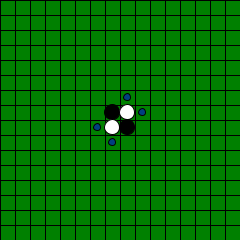
Frame 1 (no input)
Frame 60 (the mouse pressed at the canvas centre just before this capture): identical to frame 1, image omitted
Frame 120 (the mouse held since frame 60 and released just before this capture): identical to frame 1, image omitted

The Processing sketch that drew this single still picture (run headless with seeded random() and noise(); from frame 60 on, the mouse is pressed at the canvas centre):

// Processing sketch: processing_45097
// ── processing_45097.pde

// 定数
static final int FLD_WIDTH = 16;   // フィールド縦サイズ8 16
static final int FLD_HEIGHT = 16;  // フィールド横サイズ8 16
static final int STONE_SIZE = 15; // 石サイズ30 15
static final int BLANK = 0;       // 空き0
static final int BLACK = 1;       // 黒石1
static final int WHITE = 2;       // 白石2
static final int AvailableB = 3; // 黒石の置ける場所3
static final int AvailableW = 4; // 黒石の置ける場所4
static final int Player1 = 0;     // Player1 (プレイヤー)0
static final int Player2 = 1;     // Player2 (CPU)1
static final int GAME_INIT = 0;   // ゲーム初期化0
static final int GAME_PLAY = 1;   // ゲームPlaying1
static final int GAME_PL1PASS = 2;// Player1パス2
static final int GAME_PL2PASS = 3;// Player2パス3
static final int GAME_WIN = 4;    // Player勝利4
static final int GAME_LOSE = 5;   // CPU勝利5
static final int GAME_DRAW = 6;   // 引き分け6
static final int GAME_MISS = 7;   // クリックミス7
 
// 変数
int [][] field = new int[FLD_WIDTH][FLD_HEIGHT];       // フィールド情報
//int [][] refMap = new int[FLD_WIDTH][FLD_HEIGHT];  // 参照用フィールド情報
int turn = 0;       // 順番
int state = 0;      // ゲーム状態
int blackCnt = 0;   // 黒石の数
int whiteCnt = 0;   // 白石の数
boolean isLeft = false;   // マウスの左ボタンが押されたかどうかのフラグ
boolean isTrig = false;   // マウスのボタンの押しっぱなし防止フラグ
boolean player1Pass = false;
boolean player2Pass = false;
int player1Cnt = 0;      // Player1の盤面に置ける石の候補数
int player2Cnt = 0;      // Player1の盤面に置ける石の候補数
int gameTimer = 0;
int aiteX = -100;
int aiteY = -100;
 
 
// 初期設定
void setup()
{
  size(240, 240);
  background(0, 128, 0);
 
  reset();
  state = GAME_PLAY;
}
 
void draw()
{
  // 画面情報クリア
  fill(0, 128, 0);
  rectMode(CORNER);
  rect(0, 0, width , height);
   
   
  update();
   
  // 描画処理
  int ii;
  // 縦線9 18
    for(ii = 0; ii < 18; ++ii) {
      line(STONE_SIZE * ii, 0, STONE_SIZE * ii, height);
    }
    // 横線9 18
    for(ii = 0; ii < 18; ++ii) {
      line(0, STONE_SIZE * ii, width, STONE_SIZE*ii);
    }
     
    // ゲーム状態毎に描画
  switch(state) {
  case GAME_INIT :
     break;
  case GAME_PLAY :
     for(ii = 0; ii < FLD_WIDTH; ++ii) {
        for(int jj = 0; jj < FLD_HEIGHT; ++jj) {
           int xx = (STONE_SIZE / 2) + ii * STONE_SIZE;
           int yy = (STONE_SIZE / 2) + jj * STONE_SIZE;
           // field変数の中身に応じて描画するものを変化
           switch(field[ii][jj]) {
           case BLANK :
              break;
           case BLACK :
              fill(0);
              ellipse(xx, yy, STONE_SIZE, STONE_SIZE);
              break;
           case WHITE :
              fill(255, 255, 255);
              ellipse(xx, yy, STONE_SIZE, STONE_SIZE);
              break;
           case AvailableB :
              fill(0, 0, 255, 128);
              ellipse(xx, yy, STONE_SIZE / 2, STONE_SIZE / 2);
              //rect(ii * STONE_SIZE, jj * STONE_SIZE, STONE_SIZE, STONE_SIZE);
              break;
           case AvailableW :
              fill(255, 0, 0, 128);
              ellipse(xx, yy, STONE_SIZE / 2, STONE_SIZE / 2);
              //rect(ii * STONE_SIZE, jj * STONE_SIZE, STONE_SIZE, STONE_SIZE);
              break;
           }
            
        }
     }
     fill(255, 0, 0, 128);
    rect(aiteX * STONE_SIZE, aiteY * STONE_SIZE, STONE_SIZE, STONE_SIZE);
      
     break;
  case GAME_PL1PASS :
     for(ii = 0; ii < FLD_WIDTH; ++ii) {
        for(int jj = 0; jj < FLD_HEIGHT; ++jj) {
           int xx = (STONE_SIZE / 2) + ii * STONE_SIZE;
           int yy = (STONE_SIZE / 2) + jj * STONE_SIZE;
           // field変数の中身に応じて描画するものを変化
           switch(field[ii][jj]) {
           case BLANK :
              break;
           case BLACK :
              fill(0);
              ellipse(xx, yy, STONE_SIZE, STONE_SIZE);
              break;
           case WHITE :
              fill(255, 255, 255);
              ellipse(xx, yy, STONE_SIZE, STONE_SIZE);
              break;
           }
        }
     }
     fill(255, 0, 0);
     text("Player1 Pass", 100, 100);
     break;
  case GAME_PL2PASS :
     for(ii = 0; ii < FLD_WIDTH; ++ii) {
        for(int jj = 0; jj < FLD_HEIGHT; ++jj) {
           int xx = (STONE_SIZE / 2) + ii * STONE_SIZE;
           int yy = (STONE_SIZE / 2) + jj * STONE_SIZE;
           // field変数の中身に応じて描画するものを変化
           switch(field[ii][jj]) {
           case BLANK :
              break;
           case BLACK :
              fill(0);
              ellipse(xx, yy, STONE_SIZE, STONE_SIZE);
              break;
           case WHITE :
              fill(255, 255, 255);
              ellipse(xx, yy, STONE_SIZE, STONE_SIZE);
              break;
           }
        }
     }
     fill(255, 0, 0);
     text("Player2 Pass", 100, 100);
     break;
  case GAME_WIN :
     for(ii = 0; ii < FLD_WIDTH; ++ii) {
        for(int jj = 0; jj < FLD_HEIGHT; ++jj) {
           int xx = (STONE_SIZE / 2) + ii * STONE_SIZE;
           int yy = (STONE_SIZE / 2) + jj * STONE_SIZE;
           // field変数の中身に応じて描画するものを変化
           switch(field[ii][jj]) {
           case BLANK :
              break;
           case BLACK :
              fill(0);
              ellipse(xx, yy, STONE_SIZE, STONE_SIZE);
              break;
           case WHITE :
              fill(255, 255, 255);
              ellipse(xx, yy, STONE_SIZE, STONE_SIZE);
              break;
           }
        }
     }
     fill(255, 0, 0);
     text("Win.", 100, 100);
     break;
  case GAME_LOSE :
     for(ii = 0; ii < FLD_WIDTH; ++ii) {
        for(int jj = 0; jj < FLD_HEIGHT; ++jj) {
           int xx = (STONE_SIZE / 2) + ii * STONE_SIZE;
           int yy = (STONE_SIZE / 2) + jj * STONE_SIZE;
           // field変数の中身に応じて描画するものを変化
           switch(field[ii][jj]) {
           case BLANK :
              break;
           case BLACK :
              fill(0);
              ellipse(xx, yy, STONE_SIZE, STONE_SIZE);
              break;
           case WHITE :
              fill(255, 255, 255);
              ellipse(xx, yy, STONE_SIZE, STONE_SIZE);
              break;
           }
        }
     }
     fill(255, 0, 0);
     text("Lose.", 100, 100);
     break;
  case GAME_DRAW :
     for(ii = 0; ii < FLD_WIDTH; ++ii) {
        for(int jj = 0; jj < FLD_HEIGHT; ++jj) {
           int xx = (STONE_SIZE / 2) + ii * STONE_SIZE;
           int yy = (STONE_SIZE / 2) + jj * STONE_SIZE;
           // field変数の中身に応じて描画するものを変化
           switch(field[ii][jj]) {
           case BLANK :
              break;
           case BLACK :
              fill(0);
              ellipse(xx, yy, STONE_SIZE, STONE_SIZE);
              break;
           case WHITE :
              fill(255, 255, 255);
              ellipse(xx, yy, STONE_SIZE, STONE_SIZE);
              break;
           }
        }
     }
     fill(255, 0, 0);
     text("Draw.", 100, 100);
     break;
  case GAME_MISS :
  for(ii = 0; ii < FLD_WIDTH; ++ii) {
        for(int jj = 0; jj < FLD_HEIGHT; ++jj) {
           int xx = (STONE_SIZE / 2) + ii * STONE_SIZE;
           int yy = (STONE_SIZE / 2) + jj * STONE_SIZE;
           // field変数の中身に応じて描画するものを変化
           switch(field[ii][jj]) {
           case BLANK :
              break;
           case BLACK :
              fill(0);
              ellipse(xx, yy, STONE_SIZE, STONE_SIZE);
              break;
           case WHITE :
              fill(255, 255, 255);
              ellipse(xx, yy, STONE_SIZE, STONE_SIZE);
              break;
           }
        }
     }
     fill(255, 0, 0);
     text("MISS", 100, 100);
     break;
  }
   
  // Debug text
  /*fill(255, 0, 0);
  String str;
  str = turn==Player1? "Player1" : "Player2";
  text("Black : " + count(BLACK), 10, 20);
  text("White : " + count(WHITE), 10, 40);
  text("Blank : " + count(BLANK), 10, 60);
  text("Turn : " + str, 10, 80);*/
}
 
void update()
{
   switch(state) {
   case GAME_PLAY :
      // 順番に応じて処理を分岐
      switch(turn) {
      case Player1 :    // プレイヤー操作
         player1Pass = false;
         // 石を置くことの出来る場所がなければパス.
         if(player1Cnt < 1) {
            player1Pass = true;
            turn = Player2;
            gameTimer = 30;
            state = GAME_PL1PASS;
         }
         if((isLeft) && (!isTrig)) {
            int[] pos = new int[2];
            // マウス座標を代入
            pos[0] = mouseX;
            pos[1] = mouseY;
            pos = convertToPixel(pos);     // マウス座標を配列の添字情報に変換
            //println("pos : [" + pos[0] + "][" + pos[1] + "]");
            // 既に何か置かれているか調べる
            if ((field[pos[0]][pos[1]] == BLANK)
               || (field[pos[0]][pos[1]] == AvailableB) || (field[pos[0]][pos[1]] == AvailableW)) {
               // 石を置けるマスが存在するかどうか
               //println("field[" + pos[0] + "][" + pos[1] + "]");
               if (check(pos[0], pos[1], BLACK)) {
                  field[pos[0]][pos[1]] = BLACK;
                  eval(pos[0], pos[1], BLACK);
                  turn = Player2;
               }
               // 配置ミス
               else {
                 player1Pass = true;
                 turn = Player2;
                 gameTimer = 30;
                 state = GAME_MISS;
               }
            }
            //isTrig = true;
         } else if(!isLeft && isTrig)
            isTrig = false;
         break;
      case Player2 :    // AI操作
         player2Pass = false;
         int[] pos = new int[2];
         pos = ai(WHITE);
         // 移動先に石を置けるか判定
         if (check(pos[0], pos[1], WHITE)) {
           // 石を置く位置には何も石を置いていないかどうか
           if ((field[pos[0]][pos[1]] != BLACK) && (field[pos[0]][pos[1]] != WHITE)) {
               field[pos[0]][pos[1]] = WHITE;
               // 置いた位置を記録
               aiteX = pos[0];
               aiteY = pos[1];
               eval(pos[0], pos[1], WHITE);             // 石を置いた位置について反転処理
               turn = Player1;                          // 順番をPlayer1に変更
               player1Cnt = availableCheck(BLACK);      // Player1の置ける場所を更新
           }
         } else {
           player2Pass = true;
           turn = Player1;
           player1Cnt = availableCheck(BLACK);
           gameTimer = 30;
           state = GAME_PL2PASS;
         }
          
         break;
      }
    
      /*
      // ゲーム進行チェック
      // 置ける石が無くなった場合
      if (count(BLANK) == 0) {
        if (count(BLACK) > count(WHITE)) {
            // 黒石が白石より多い
            state = GAME_WIN;
         } else if(count(BLACK) < count(WHITE)) {
            // 白石が黒石より多い
            state = GAME_LOSE;
         } else {
            // 引き分け
            state = GAME_DRAW;
         }
      } else {
        // 両者がパスかどうか
        if (player1Pass && player2Pass) {
          if (count(BLACK) > count(WHITE)) {
            // 黒石が白石より多い
            state = GAME_WIN;
         } else if(count(BLACK) < count(WHITE)) {
            // 白石が黒石より多い
            state = GAME_LOSE;
         } else {
            // 引き分け
            state = GAME_DRAW;
         }
        }
      }*/
      judge();
      break;
   case GAME_PL1PASS :
      gameTimer--;
      if (gameTimer < 0)
         state = GAME_PLAY;
      break;
   case GAME_PL2PASS :
      gameTimer--;
      if (gameTimer < 0)
         state = GAME_PLAY;
      break;
   case GAME_WIN :
      if((!isLeft) && (!isTrig)) {
         reset();
         state = GAME_PLAY;
         isTrig = true;
      } else if(!isLeft && isTrig)
         isTrig = false;
      break;
   case GAME_LOSE :
      if((!isLeft) && (!isTrig)) {
         reset();
         state = GAME_PLAY;
         isTrig = true;
      } else if(!isLeft && isTrig)
         isTrig = false;
      break;
   case GAME_DRAW :
     if((!isLeft) && (!isTrig)) {
         reset();
         state = GAME_PLAY;
         isTrig = true;
      } else if(!isLeft && isTrig)
         isTrig = false;
      break;
   case GAME_MISS :
      gameTimer--;
      if (gameTimer < 0)
         state = GAME_PLAY;
      break;
   }
    
}
 
// ゲーム進行チェック
void judge()
{
    // 置ける石が無くなった場合
    if ((count(BLANK) == 0) && (count(AvailableB) == 0) && (count(AvailableB) == 0)) {
       if (count(BLACK) > count(WHITE)) {
          // 黒石が白石より多い
          state = GAME_WIN;
        } else if(count(BLACK) < count(WHITE)) {
            // 白石が黒石より多い
            state = GAME_LOSE;
        } else {
           // 引き分け
           state = GAME_DRAW;
        }
   } else {
      // 両者がパスかどうか
      if (player1Pass && player2Pass) {
         if (count(BLACK) > count(WHITE)) {
            // 黒石が白石より多い
            state = GAME_WIN;
         } else if(count(BLACK) < count(WHITE)) {
            // 白石が黒石より多い
            state = GAME_LOSE;
         } else {
            // 引き分け
            state = GAME_DRAW;
         }
      }
   }
}
 
int[] convertToPixel(int[] mouseXY)
{
  int xx, yy;
  int[] pos = new int[2];
  xx = int(mouseXY[0] / STONE_SIZE);
  yy = int(mouseXY[1] / STONE_SIZE);
   
  pos[0] = xx;
  pos[1] = yy;
   
  return pos;
}
 
// マウスが押された時の処理
void mousePressed()
{
   if(mouseButton == LEFT)
     isLeft = true; 
}
 
// マウスが離された時の処理
void mouseReleased()
{
  //isLeft = false;
}
 
// 初期設定
void reset()
{
   int ii, jj;
   // フィールドの初期化
   for(ii = 0; ii < FLD_WIDTH; ++ii) {
      for(jj = 0; jj < FLD_HEIGHT; ++jj) {
         field[ii][jj] = BLANK;
         //refMap[ii][jj] = BLANK;
      }
   }
   // 初期状態の石を配置
   field[7][7] = BLACK; //33 77
   field[8][8] = BLACK; //44 88
   field[7][8] = WHITE; //34 78
   field[8][7] = WHITE; //43 87
    
   // 順番をPlayer1に設定
   turn = Player1;
   player1Cnt = availableCheck(BLACK);
   player1Pass = false;
   player2Pass = false;
   aiteX = -100;
   aiteY = -100;
}               
 
 
// 石を置ける位置があるかどうかの判定
boolean check(int sx, int sy, int fieldColor)
{
   int xx, yy, cnt;
   int tmpX, tmpY;
   boolean isChange = false;
   tmpX = tmpY = 0;
   xx = sx;
   yy = sy;
   cnt = 0;
   for(int ii = -1;  ii < 2; ++ii) {
      for(int jj = -1;  jj < 2; ++jj) {
        // 基準座標を設定
        xx = sx;
        yy = sy;
        // 相手の石の数を初期化
        cnt = 0;
        // 元の位置(基準位置)は探索しない
        if ((ii == 0) && (jj == 0)) {
           continue;
        }
 
        // ある方向(ii, jj)について一直線に探索していく.
        // 一直線は最大で7回の探索が行われる.
         for(int ix = 0; ix < 8; ++ix) {
            xx += ii;
            yy += jj;
            //println("dir pos(" + ii + ", " + jj + ")");
            //println("ix:" + ix);
            //println("pos(" + xx + ", " + yy + ")");
            //println(fieldColor + ": [" + xx + "][" + yy + "]");
            // 対象が範囲内かどうかをチェック
            if ((xx < 0) || (xx >= FLD_WIDTH) || (yy < 0) || (yy >= FLD_HEIGHT)) {
              //println("Out of Range");
               break;
               }
            // 対象が空きマスかチェック。
            // 空きマスなら探索終了
            if ((field[xx][yy] == BLANK) || (field[xx][yy] == AvailableB) || (field[xx][yy] == AvailableW)){
               //println("Blank.");
               break;
            }
            // 対象が相手の石かどうかをチェック。
            // 相手の石ならカウントアップ
            if ((field[xx][yy] != fieldColor)) {
               cnt++;
               //println("cnt add(" + xx + ", " + yy + ")");
               continue;
            }
            // 対象が自分の石かチェック。
            // 間に相手の石が入っている(cntが1以上)ならtrueを返す
            if (field[xx][yy] == fieldColor) {
               if (cnt > 0) {
                 //String str = fieldColor==WHITE? "White" : "Black";
                 //println("origin(" + sx + ", " + sy + ") :" + str);
                 //println("cnt:" + cnt);
                  //if (isCheck) {
                     //println("isCheck True");
                     return true;
                  //}
 
               } else {
                  break;
               }
            }
         }  // ~
      }
   }
    
   //println("isCheck False");
   return isChange;
}
 
// 引数で指定された石の置ける位置候補をカウントし、返す
int availableCheck(int fieldColor)
{
  int availableCnt = 0;
  for (int ii = 0; ii < FLD_WIDTH; ++ii) {
    for (int jj = 0; jj < FLD_HEIGHT; ++jj) {
      // 既に石が置かれていたら探索しない
      if ((field[ii][jj] == BLACK) || (field[ii][jj] == WHITE))
         continue;
      // 引数の石の色に基づき、反転できる石がある場所を探索する.
      if (check(ii, jj, fieldColor)) {
         field[ii][jj] = fieldColor + 2;
         availableCnt++;
      } else {
         field[ii][jj] = 0;
      }
     }
  }
   
  return availableCnt;
}
 
// 反転処理
// sx,sy   : 開始点
// dx, dy : 方向
// gx, gy : ゴール
// currentColor : 現在の色
void reverse(int sx, int sy, int dx, int dy, int gx, int gy, int currentColor, int count)
{
   int xx, yy;
   // 開始点を現在座標に設定
   xx = sx;
   yy = sy;
   for (int ix = 0; ix < count; ++ix) {
      xx += dx;
      yy += dy;
      if ((xx < 0) || (xx >= FLD_WIDTH) || (yy < 0) || (yy >= FLD_HEIGHT)) {
         //println("Error:Out of range");
      }
      field[xx][yy] = currentColor;
                      
      // 開始点から現在の座標まで反転が終わったかチェック
      if ((xx == gx) && (yy == gy)) {
         break;
      }
   }
}
 
void eval(int sx, int sy, int fieldColor)
{
   int xx, yy, cnt;
   int tmpX, tmpY;
   boolean isChange = false;
   tmpX = tmpY = 0;
   xx = sx;
   yy = sy;
   cnt = 0;
   for(int ii = -1;  ii < 2; ++ii) {
      for(int jj = -1;  jj < 2; ++jj) {
        xx = sx;
        yy = sy;
        cnt = 0;
        // 開始点と同じ位置だったらスキップ
        if ((ii == 0) && (jj == 0)) {
           continue;
        }
         
        // ある方向(ii, jj)について一直線に探索していく.
        // 一直線は最大で7回の探索が行われる.
         for(int ix = 0; ix < 8; ++ix) {
            xx += ii;
            yy += jj;
            // 対象が範囲内かどうかをチェック
            if ((xx < 0) || (xx >= FLD_WIDTH) || (yy < 0) || (yy >= FLD_HEIGHT)) {
               break;
            }
            // 対象が空きマスかチェック。
            // 空きマスなら探索終了
            if ((field[xx][yy] == BLANK) || (field[xx][yy] == AvailableB) || (field[xx][yy] == AvailableW)) {
               break;
            }
            // 対象が相手の石かどうかをチェック。
            // 相手の石ならカウントアップ
            if ((field[xx][yy] != fieldColor)) {
               cnt++;
               continue;
            }
            // 対象が自分の石かチェック。
            // 間に相手の石が入っている(cntが1以上)なら反転する
            if (field[xx][yy] == fieldColor) {
               if (cnt > 0) {
                 //String str = fieldColor==WHITE? "White" : "Black";
                 //println("pos(" + sx + ", " + sy + ") :" + str);
                  
                  //refMap[sx][sy] = fieldColor + 2;
 
                  // 反転処理のために基準位置を設定
                  tmpX = sx;
                  tmpY = sy;
                   
                  reverse(sx, sy, ii, jj, xx, yy, fieldColor, cnt);
 
               } else {
                  break;
               }
            }
         }
      }
   }
    
}
 
// 石の数をカウント
// 引数で渡された種類の石がフィールドにいくつ存在するかを返す
int count(final int fieldColor) {
   int cnt = 0;
   for(int ii = 0; ii < FLD_WIDTH; ++ii) {
      for(int jj = 0; jj < FLD_HEIGHT; ++jj) {
         // 引数の石の色とフィールドの石の色が一致したらカウントアップ
         if (field[ii][jj] == fieldColor)
            cnt++;
      }
   }
    
   return cnt;
}
 
// CPUの次回位置を返す
int[] ai(int playerColor)
{
   int[] pos = new int[2];
   boolean isCheck = false;
   // 左上から線形探索を行い、石が置かれておらず、
   // 相手の石を裏返すことの出来る位置を返す
   for (int ii = 0; ii < FLD_WIDTH; ++ii) {
     for (int jj = 0; jj < FLD_HEIGHT; ++jj) {
       // 既に石が置かれていたら探索しない
       if ((field[ii][jj] != BLANK) && (field[ii][jj] != AvailableB) && (field[ii][jj] != AvailableW))
          continue;
       isCheck = check(ii, jj, playerColor);
       if (isCheck) {
         pos[0] = ii;
         pos[1] = jj;
         return pos;
       }
     }
   }
   // 石の置かれていない位置をランダムに返す
   int xx, yy;
   xx = yy = 0;
   /*do {
      xx = int(random(FLD_WIDTH));
      yy = int(random(FLD_HEIGHT));
   } while(field[xx][yy] != BLANK);
     
    pos[0] = xx;
    pos[1] = yy;*/
    // 石を置ける場所が無いので適当な場所を返す
    pos[0] = int(random(FLD_WIDTH));
    pos[1] = int(random(FLD_HEIGHT));
     
   return pos;
}                                                               
